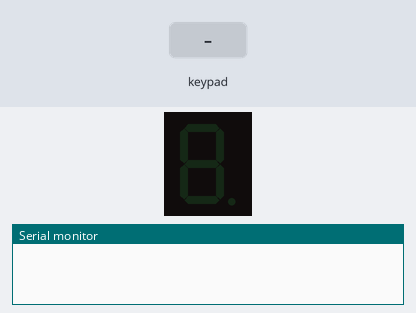
Recording of a sketch running on a simulated Arduino Uno, built with avr-gcc and run on an emulated ATmega328P. On the bench: 1-digit seven-segment display, the last lines printed to the serial monitor. Inputs (shaded band) come from the test bench.

Above: at 1.2 s.
1.3 s: keypad keys 9 8 7 6 pressed 0.4 s apart
At 3.9 s:
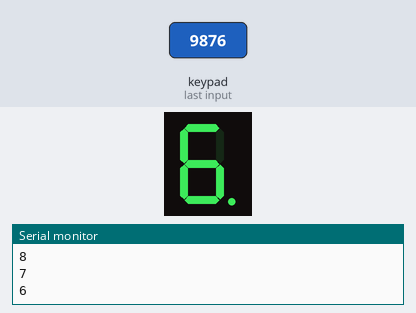
4.4 s: key 'F' pressed
At 5.1 s:
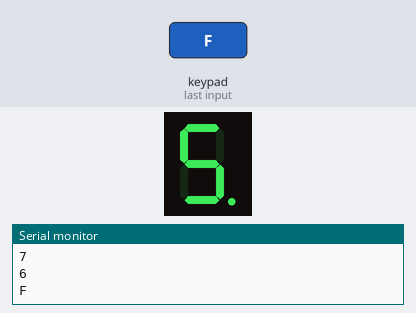
5.9 s: key 'B' pressed
At 6.2 s:
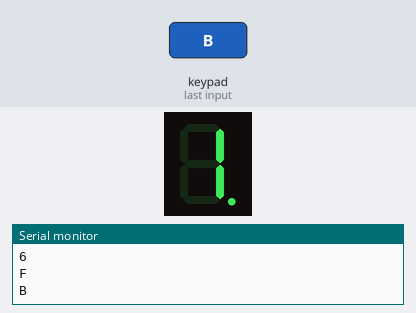
7.4 s: keypad keys 9 8 7 6 A pressed 0.4 s apart
At 9.7 s:
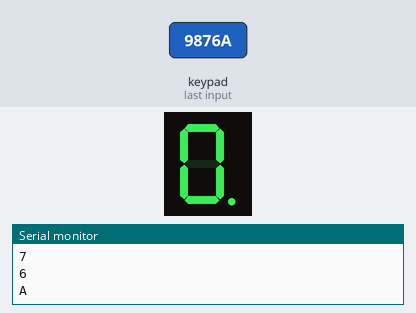
10.9 s: key 'E' pressed
At 11.3 s:
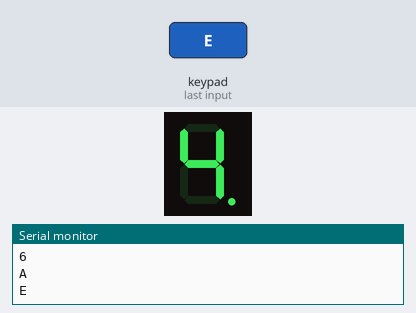
12.4 s: keypad keys 9 8 7 6 D pressed 0.4 s apart
At 14.8 s:
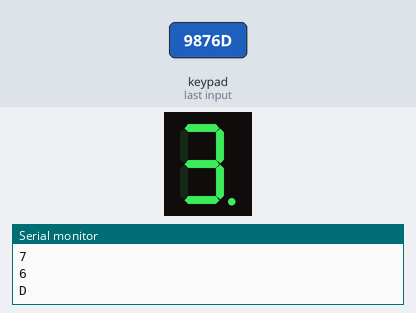
Timing chart, 0 to 16.3 s (numbered marks = the images above; inputs shaded):
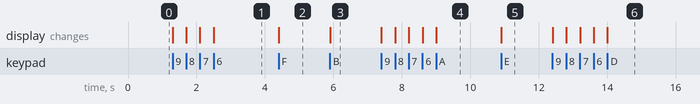

The sketch:

lab05-2.ino
```cpp
#include <SevSeg.h>
#include <Keypad.h>
SevSeg sevseg;

void setup() {
  Serial.begin(9600);
  byte numDigits =1;
  byte digitPins[] = {13};
  byte segmentPins[] = {A1,A2,A3,A4,A5,11,12,A0};
  sevseg.begin(COMMON_CATHODE, numDigits, digitPins, segmentPins);
}

const byte ROWS = 4;
const byte COLS = 4;
char key;
int k;
char keys[ROWS][COLS]={
  {'F','B','A','0'},
  {'E','3','2','1'},
  {'D','6','5','4'},
  {'C','9','8','7'}
};

byte rowPins[ROWS]={9,8,7,6};
byte colPins[COLS]={5,4,3,2};

Keypad keypad =Keypad(makeKeymap(keys),rowPins,colPins,ROWS,COLS);

void loop() {
key = keypad.getKey();
if (key != NO_KEY){
  if(key>='A' && key<='Z')
  k=key-'A';
else
  k=key-'0';
Serial.println(key);
sevseg.setNumber(k,0);
sevseg.refreshDisplay();
}
else
sevseg.refreshDisplay();
}
```

Measured:
- after the input at 1.3 s, the display: first changes at once (image 1 shows a later state)
- after the input at 4.4 s, the display: changes at once (image 2)
- after the input at 5.9 s, the display: changes at once (image 3)
- after the input at 7.4 s, the display: first changes at once (image 4 shows a later state)
- after the input at 10.9 s, the display: changes at once (image 5)
- after the input at 12.4 s, the display: first changes at once (image 6 shows a later state)
